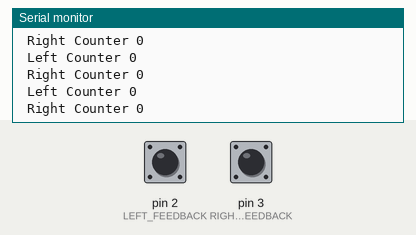
This sketch was run on a simulated Arduino Uno, built with avr-gcc and run on an emulated ATmega328P. Shown: the last lines printed to the serial monitor. Inputs (shaded band) come from the test bench; at power-on: pin 2 (LEFT_FEEDBACK) LOW, pin 3 (RIGHT_FEEDBACK) LOW.

Above: at 1.2 s.
1.3 s: pin 2 (LEFT_FEEDBACK) pulled HIGH for 0.15 s
2.9 s: pin 3 (RIGHT_FEEDBACK) pulled HIGH for 0.15 s
At 3.7 s:
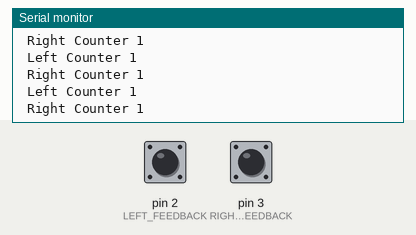
4.5 s: pin 3 (RIGHT_FEEDBACK) pulled HIGH for 1 s
At 5.6 s:
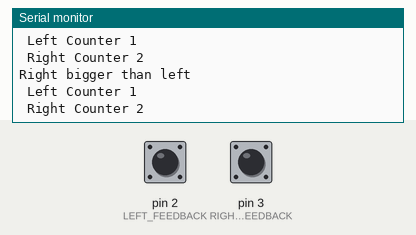
7.0 s: pin 2 (LEFT_FEEDBACK) pulled HIGH for 1 s
Timing chart, 0 to 10.0 s (numbered marks = the images above; inputs shaded):
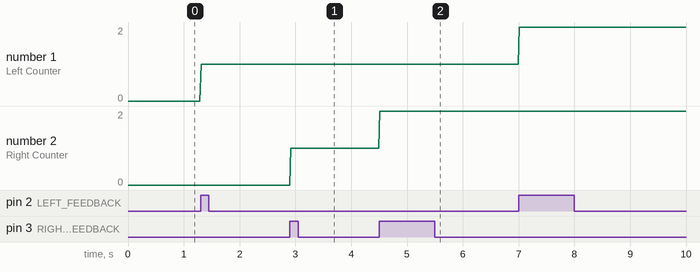

Measured:
- after the input at 2.9 s, the serial monitor: prints a new line at once (image 1)
- after the input at 4.5 s, the serial monitor: prints a new line at once (image 2)
- plotted number 1: 0 → 1 after the input at 1.3 s
- plotted number 2: 1 → 2 after the input at 4.5 s

The sketch:

Stright_line.ino
```cpp
int LEFT_FEEDBACK = 2; // Pin numbers on Rover
int RIGHT_FEEDBACK = 3;

int leftcounter = 0; // initiate counter to zero for start
int rightcounter = 0; // counter could always be reset

void setup()
{
  Serial.begin(115200);
  attachInterrupt(digitalPinToInterrupt(LEFT_FEEDBACK),LeftMotorISR,RISING);
  attachInterrupt(digitalPinToInterrupt(RIGHT_FEEDBACK),RightMotorISR,RISING);
}

void loop()
{
  // Just print out the values to show counter operating
  Serial.print(" Left Counter ");
  Serial.println(leftcounter);

  Serial.print(" Right Counter ");
  Serial.println(rightcounter);
  delay(20);

  if(leftcounter > rightcounter){
    Serial.println("Left bigger than right");
  }
  else if(rightcounter > leftcounter){
    Serial.println("Right bigger than left");
  }
}


void LeftMotorISR(){
  // adds one to the counter on each motor revolution
  leftcounter++;
}


void RightMotorISR(){
  // adds one to the counter on each motor revolution
  rightcounter++;
}
```
